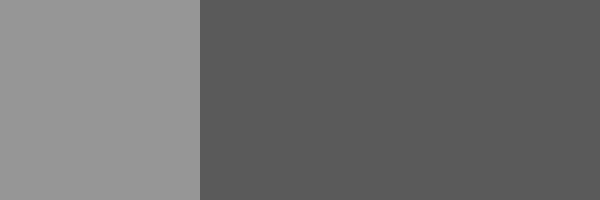
Frame 1 (no input)
Frame 60 (the mouse pressed at the canvas centre just before this capture): identical to frame 1, image omitted
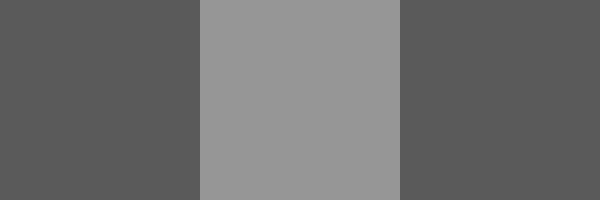
Frame 120 (the mouse held since frame 60 and released just before this capture)

The Processing sketch that drew these frames (run headless with seeded random() and noise(); from frame 60 on, the mouse is pressed at the canvas centre):

// Processing sketch: algebra_booleana_quadrados_mouse_exercicio1
// ── algebra_booleana_quadrados_mouse_exercicio1.pde
void setup() {
  size(600, 200);
  noStroke();
}

void draw() {
  background(128); // deve ficar se não o quadrado fica grudado
  if (mouseX < 200) {
    background(90);
    fill(150);
    rect(0, 0, 200, 200);
  } else if (mouseX > 200 && mouseX < 400) {
    background(90);

    fill(150);
    rect(200, 0, 200, 200);
  } else if (mouseX > 400 && mouseY < 600) {
    background(90);

    fill(150);
    rect(400, 0, 200, 200);
  }
}
